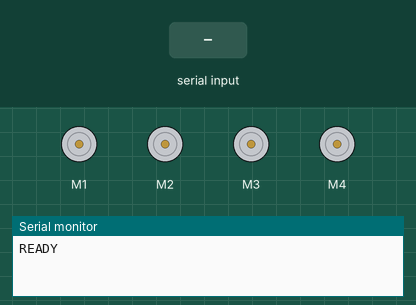
This sketch was run on a simulated Arduino Uno, built with avr-gcc and run on an emulated ATmega328P. On the bench: 4 × DC motor (green arrow = forward, orange = backward, longer = faster), the last lines printed to the serial monitor. The test bench sets the inputs (shaded band).

Above: at 1.2 s.
1.3 s: "E\n" received over Serial
At 2.1 s:
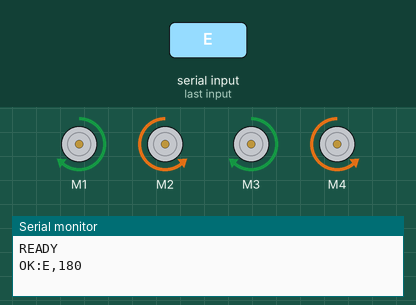
3.8 s: "Z\n" received over Serial
At 4.6 s:
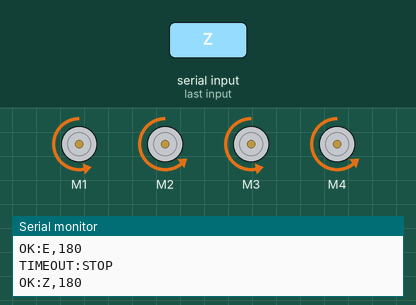
6.3 s: "C\n" received over Serial
At 6.46 s:
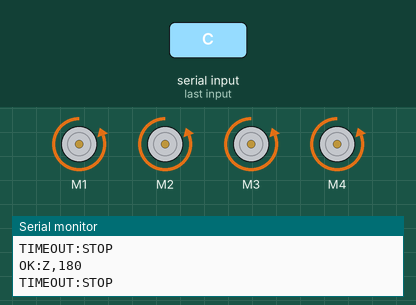
8.8 s: "F90\n" received over Serial
At 9.4 s:
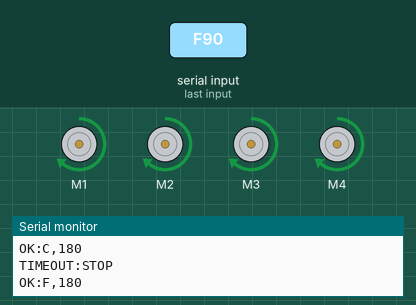
11.3 s: "B90\n" received over Serial
At 12.1 s:
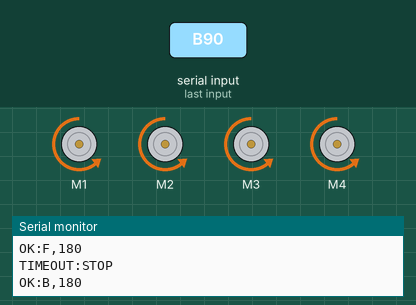
13.8 s: "L90\n" received over Serial
At 13.96 s:
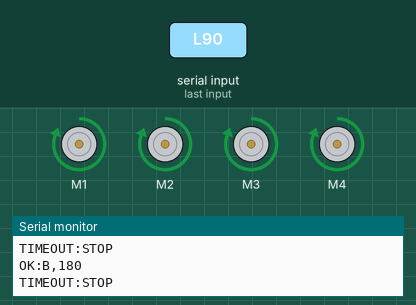
Timing chart, 0 to 16.8 s (numbered marks = the images above; inputs shaded):
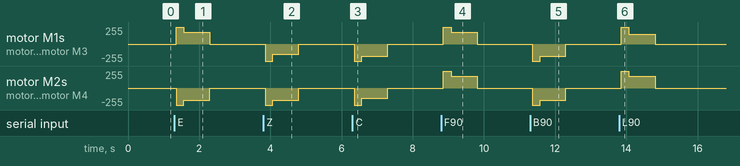

Measured:
- after the input at 1.3 s, motor M1, motor M3: stopped → forward 255/255 after 0.05 s, → forward 180/255 0.22 s later, → stopped 0.73 s later; motor M2, motor M4: stopped → backward 255/255 after 0.05 s, → backward 180/255 0.22 s later, → stopped 0.73 s later
- after the input at 3.8 s, motor M1, motor M3: stopped → backward 255/255 after 0.05 s, → backward 150/255 0.22 s later, → stopped 0.73 s later; motor M2, motor M4: stopped → backward 255/255 after 0.05 s, → backward 180/255 0.22 s later, → stopped 0.73 s later
- after the input at 6.3 s, motor M1, motor M3: stopped → backward 255/255 after 0.05 s, → backward 180/255 0.22 s later, → stopped 0.73 s later; motor M2, motor M4: stopped → backward 255/255 after 0.05 s, → backward 150/255 0.22 s later, → stopped 0.73 s later
- after the input at 8.8 s, motor M1–4: stopped → forward 255/255 after 0.05 s, → forward 180/255 0.22 s later, → stopped 0.73 s later
- after the input at 11.3 s, motor M1–4: stopped → backward 255/255 after 0.05 s, → backward 180/255 0.22 s later, → stopped 0.73 s later
- after the input at 13.8 s, motor M1, motor M3: stopped → forward 255/255 after 0.05 s, → forward 150/255 0.22 s later, → stopped 0.73 s later; motor M2, motor M4: stopped → forward 255/255 after 0.05 s, → forward 180/255 0.22 s later, → stopped 0.73 s later

The sketch:

robot_motor_heartbeat.ino
```cpp
#include <AFMotor.h>
#include <ctype.h>
#include <stdlib.h>
#include <string.h>

// =====================================================
// 电机定义
// M1 = 左前
// M2 = 右前
// M3 = 左后
// M4 = 右后
// =====================================================

AF_DCMotor motor1(1);
AF_DCMotor motor2(2);
AF_DCMotor motor3(3);
AF_DCMotor motor4(4);

// =====================================================
// 可调参数
// =====================================================

// 正常 PWM 范围
const int MIN_SPEED = 0;
const int MAX_SPEED = 255;

// 启动瞬间使用的 PWM
const int START_BOOST_SPEED = 255;

// 启动冲击持续时间，单位 ms
// 建议从 200 开始，最多先不要超过 350
const unsigned long START_BOOST_TIME = 220;

// 电机已经转起来后，允许使用的最低巡航 PWM
const int MIN_HOLD_SPEED = 150;

// 转弯时内侧轮速度比例
const float TURN_RATIO = 0.70;

// 超过该时间没有收到新命令，自动停车
const unsigned long COMMAND_TIMEOUT = 1000;

// =====================================================
// 串口状态
// =====================================================

char commandBuffer[32];
uint8_t commandLength = 0;

unsigned long lastCommandTime = 0;
bool timeoutStopped = true;

// 当前运行状态
char currentAction = 'S';
int currentSpeed = 0;

// =====================================================
// 基础电机控制
// =====================================================

void setLeftSpeed(int speedValue) {
  speedValue = constrain(speedValue, 0, 255);

  motor1.setSpeed(speedValue);
  motor3.setSpeed(speedValue);
}

void setRightSpeed(int speedValue) {
  speedValue = constrain(speedValue, 0, 255);

  motor2.setSpeed(speedValue);
  motor4.setSpeed(speedValue);
}

void setBothSpeed(int leftSpeed, int rightSpeed) {
  setLeftSpeed(leftSpeed);
  setRightSpeed(rightSpeed);
}

void leftForward() {
  motor1.run(FORWARD);
  motor3.run(FORWARD);
}

void leftBackward() {
  motor1.run(BACKWARD);
  motor3.run(BACKWARD);
}

void rightForward() {
  motor2.run(FORWARD);
  motor4.run(FORWARD);
}

void rightBackward() {
  motor2.run(BACKWARD);
  motor4.run(BACKWARD);
}

void stopAll() {
  motor1.run(RELEASE);
  motor2.run(RELEASE);
  motor3.run(RELEASE);
  motor4.run(RELEASE);
}

// =====================================================
// 速度处理
// =====================================================

int getHoldSpeed(int requestedSpeed) {
  requestedSpeed = constrain(requestedSpeed, MIN_SPEED, MAX_SPEED);

  if (requestedSpeed == 0) {
    return 0;
  }

  if (requestedSpeed < MIN_HOLD_SPEED) {
    return MIN_HOLD_SPEED;
  }

  return requestedSpeed;
}

// =====================================================
// 启动增压
// =====================================================

void startWithBoost(
  int leftTargetSpeed,
  int rightTargetSpeed,
  bool leftDirectionForward,
  bool rightDirectionForward
) {
  leftTargetSpeed = getHoldSpeed(leftTargetSpeed);
  rightTargetSpeed = getHoldSpeed(rightTargetSpeed);

  // 先停车，避免直接反转产生巨大冲击
  stopAll();
  delay(50);

  // 设置方向
  if (leftDirectionForward) {
    leftForward();
  } else {
    leftBackward();
  }

  if (rightDirectionForward) {
    rightForward();
  } else {
    rightBackward();
  }

  // 启动瞬间使用高 PWM
  int leftBoost = leftTargetSpeed > 0 ? START_BOOST_SPEED : 0;
  int rightBoost = rightTargetSpeed > 0 ? START_BOOST_SPEED : 0;

  setBothSpeed(leftBoost, rightBoost);
  delay(START_BOOST_TIME);

  // 启动后降到目标巡航速度
  setBothSpeed(leftTargetSpeed, rightTargetSpeed);
}

// =====================================================
// 各种运动动作
// =====================================================

void moveForward(int speedValue) {
  speedValue = getHoldSpeed(speedValue);

  startWithBoost(
    speedValue,
    speedValue,
    true,
    true
  );
}

void moveBackward(int speedValue) {
  speedValue = getHoldSpeed(speedValue);

  startWithBoost(
    speedValue,
    speedValue,
    false,
    false
  );
}

void turnLeft(int speedValue) {
  speedValue = getHoldSpeed(speedValue);

  int leftSpeed = (int)(speedValue * TURN_RATIO);
  leftSpeed = getHoldSpeed(leftSpeed);

  startWithBoost(
    leftSpeed,
    speedValue,
    true,
    true
  );
}

void turnRight(int speedValue) {
  speedValue = getHoldSpeed(speedValue);

  int rightSpeed = (int)(speedValue * TURN_RATIO);
  rightSpeed = getHoldSpeed(rightSpeed);

  startWithBoost(
    speedValue,
    rightSpeed,
    true,
    true
  );
}

void pivotLeft(int speedValue) {
  speedValue = getHoldSpeed(speedValue);

  startWithBoost(
    speedValue,
    speedValue,
    false,
    true
  );
}

void pivotRight(int speedValue) {
  speedValue = getHoldSpeed(speedValue);

  startWithBoost(
    speedValue,
    speedValue,
    true,
    false
  );
}

void backLeft(int speedValue) {
  speedValue = getHoldSpeed(speedValue);

  int leftSpeed = (int)(speedValue * TURN_RATIO);
  leftSpeed = getHoldSpeed(leftSpeed);

  startWithBoost(
    leftSpeed,
    speedValue,
    false,
    false
  );
}

void backRight(int speedValue) {
  speedValue = getHoldSpeed(speedValue);

  int rightSpeed = (int)(speedValue * TURN_RATIO);
  rightSpeed = getHoldSpeed(rightSpeed);

  startWithBoost(
    speedValue,
    rightSpeed,
    false,
    false
  );
}

// =====================================================
// 执行串口命令
// =====================================================

void executeCommand(char action, int speedValue) {
  action = toupper(action);
  speedValue = constrain(speedValue, MIN_SPEED, MAX_SPEED);

  lastCommandTime = millis();
  timeoutStopped = false;

  // 重复收到相同命令时，只刷新超时时间
  // 避免每 200 ms 都进行一次启动冲击
  if (
    action == currentAction &&
    speedValue == currentSpeed &&
    action != 'S'
  ) {
    return;
  }

  switch (action) {
    case 'F':
      moveForward(speedValue);
      break;

    case 'B':
      moveBackward(speedValue);
      break;

    case 'L':
      turnLeft(speedValue);
      break;

    case 'R':
      turnRight(speedValue);
      break;

    case 'Q':
      pivotLeft(speedValue);
      break;

    case 'E':
      pivotRight(speedValue);
      break;

    case 'Z':
      backLeft(speedValue);
      break;

    case 'C':
      backRight(speedValue);
      break;

    case 'S':
      stopAll();
      speedValue = 0;
      break;

    default:
      stopAll();
      currentAction = 'S';
      currentSpeed = 0;

      Serial.println("ERR:UNKNOWN_COMMAND");
      return;
  }

  currentAction = action;
  currentSpeed = speedValue;

  Serial.print("OK:");
  Serial.print(action);
  Serial.print(",");
  Serial.println(speedValue);
}

// =====================================================
// 解析命令
//
// 命令格式：
// F,180
// B,180
// S,0
// =====================================================

void parseCommand(char *command) {
  if (command[0] == '\0') {
    return;
  }

  char action = command[0];
  int speedValue = 180;

  char *commaPosition = strchr(command, ',');

  if (commaPosition != NULL) {
    speedValue = atoi(commaPosition + 1);
  }

  executeCommand(action, speedValue);
}

// =====================================================
// 初始化
// =====================================================

void setup() {
  Serial.begin(9600);

  stopAll();

  currentAction = 'S';
  currentSpeed = 0;

  lastCommandTime = millis();

  Serial.println("READY");
}

// =====================================================
// 主循环
// =====================================================

void loop() {
  // 接收串口命令
  while (Serial.available() > 0) {
    char receivedChar = Serial.read();

    if (receivedChar == '\n') {
      commandBuffer[commandLength] = '\0';

      if (commandLength > 0) {
        parseCommand(commandBuffer);
      }

      commandLength = 0;
    }
    else if (receivedChar != '\r') {
      if (commandLength < sizeof(commandBuffer) - 1) {
        commandBuffer[commandLength] = receivedChar;
        commandLength++;
      }
      else {
        commandLength = 0;

        stopAll();

        currentAction = 'S';
        currentSpeed = 0;

        Serial.println("ERR:COMMAND_TOO_LONG");
      }
    }
  }

  // 通信中断自动停车
  if (
    !timeoutStopped &&
    millis() - lastCommandTime > COMMAND_TIMEOUT
  ) {
    stopAll();

    currentAction = 'S';
    currentSpeed = 0;
    timeoutStopped = true;

    Serial.println("TIMEOUT:STOP");
  }
}
```
